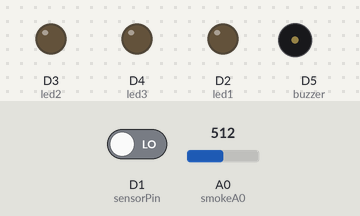
The sketch below on a simulated ESP8266 (NodeMCU). On the bench: output pins drawn as LEDs (lit = HIGH), buzzer (waves = sounding, pin HIGH). Dashed ring = blinking. The test bench sets the inputs (shaded band); at power-on: D1 (sensorPin) LOW, A0 (smokeA0) = 512. WiFi joins after 1.5 s; servers stay silent unless stated; uploads are accepted with an empty reply; what the sketch prints to the serial monitor is not drawn.

Above: at 5.2 s.
5.3 s: D1 (sensorPin) driven HIGH
At 8.1 s:
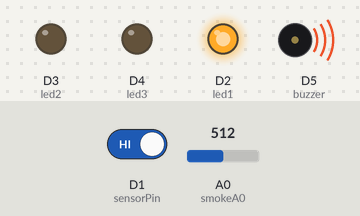
At 9.6 s:
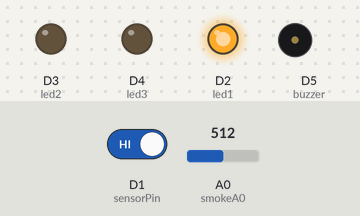
10.0 s: D1 (sensorPin) driven LOW
At 11.5 s:
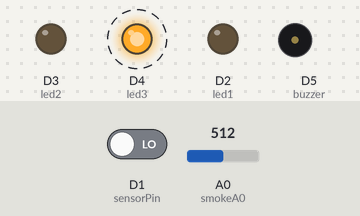
Timing chart, 0 to 20.7 s (numbered marks = the images above; inputs shaded):
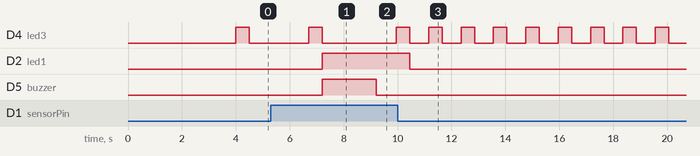

The sketch:

asap2.ino
```cpp
#include <Arduino.h>
#include <ESP8266WiFi.h>
#include <ESP8266WiFiMulti.h>
#include <ESP8266HTTPClient.h>

const int sensorPin = D1;// sensor api
const int smokeA0 = A0; // sensor asap
const int led1 = D2;//merah
const int led2 = D3;//kuning
const int led3 = D4;//hijau
const int buzzer = D5;
// Gunakan serial sebagai monitor
#define USE_SERIAL Serial
// Buat object Wifi
ESP8266WiFiMulti WiFiMulti;
// Buat object http
HTTPClient http;

float suhu;
String payload;

String url = "http://192.168.0.106/kebakaran2/admin/add_data.php?asap=";

int bacasensor = 0;
int sensorThres = 230;
int api=0;

void setup() {
  pinMode(led1, OUTPUT);
  pinMode(led2, OUTPUT);
  pinMode(led3, OUTPUT);
  pinMode(buzzer, OUTPUT);
  pinMode(sensorPin, INPUT);
  pinMode(smokeA0, INPUT);
  Serial.begin(9600);
  //konfigurasi
  USE_SERIAL.setDebugOutput(false);

   for(uint8_t t = 4; t > 0; t--) {
        USE_SERIAL.printf("[SETUP] Tunggu %d...\n", t);
        USE_SERIAL.flush();
        delay(1000);
    }

    WiFi.mode(WIFI_STA);
    WiFiMulti.addAP("Tendaku", "kosanbarat"); // Sesuaikan SSID dan password ini


}

void loop() {
  digitalWrite(led3,HIGH);
  delay(500);
  digitalWrite(led3,LOW);
  int analogSensor = analogRead(smokeA0);//ini asap
  bacasensor = digitalRead(sensorPin);

  //asap
  Serial.println(analogSensor);

  //API
  if(bacasensor == HIGH) {
    Serial.print("1");
    api=1;
    digitalWrite(led1, HIGH);
    digitalWrite(buzzer, HIGH);
    delay(2000);
    digitalWrite(buzzer,LOW);
    delay(50);
    }
    else
    {
      Serial.print("0");
      api=0;
       digitalWrite(led1, LOW);
       digitalWrite(buzzer, LOW);
    }

  // delay(700);

   // Cek apakah statusnya sudah terhubung
    if((WiFiMulti.run() == WL_CONNECTED)) {

        // Tambahkan nilai suhu pada URL yang sudah kita buat
        USE_SERIAL.print("[HTTP] Memulai...\n");
        http.begin( url + (String) analogSensor + "&api=" + api );

        // Mulai koneksi dengan metode GET
        USE_SERIAL.print("[HTTP] Melakukan GET ke server...\n");
        int httpCode = http.GET();

        // Periksa httpCode, akan bernilai negatif kalau error
        if(httpCode > 0) {

            // Tampilkan response http
            USE_SERIAL.printf("[HTTP] kode response GET: %d\n", httpCode);

            // Bila koneksi berhasil, baca data response dari server
            if(httpCode == HTTP_CODE_OK) {
                payload = http.getString();
                USE_SERIAL.println(payload);
            }

        } else {

            USE_SERIAL.printf("[HTTP] GET gagal, error: %s\n", http.errorToString(httpCode).c_str());
        }

        http.end();
    }

    delay(500);
}
```

Measured:
- after the input at 5.3 s, D2 (led1): LOW → HIGH after 1.9 s; D5 (buzzer): LOW → HIGH after 1.9 s, → LOW 2.0 s later
- after the input at 10.0 s, D4 (led3): alternates HIGH for 0.50 s and LOW for 0.70 s, starting after 1.2 s; D2 (led1): HIGH → LOW after 0.46 s; D5 (buzzer): stops changing and stays LOW
